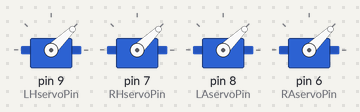
Recording of a sketch running on a simulated Arduino Uno, built with avr-gcc and run on an emulated ATmega328P. Shown: 4 × servo.

Above: at 1.05 s.
At 1.25 s:
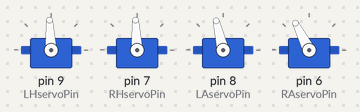
At 1.5 s:
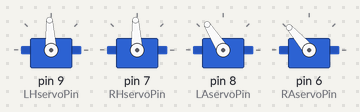
At 2.0 s:
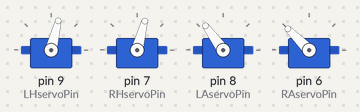
At 2.5 s:
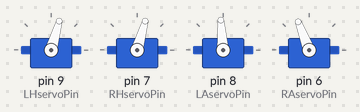
At 3.0 s:
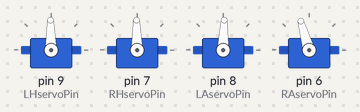
Timing chart, 0 to 5.7 s (numbered marks = the images above):
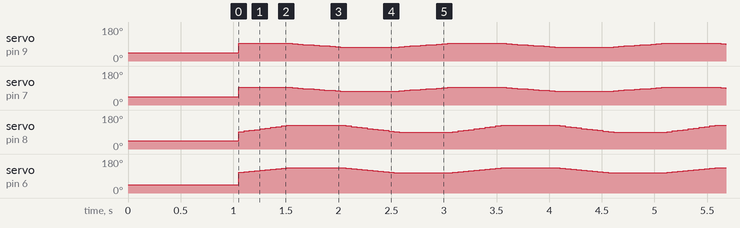

The sketch:

BoBette.ino
```cpp
// (licence header left out)
#include <Servo.h>


//////////////////////////////////////////////////////////////////////////////////////////////////////////////////////////////////////////////
// Servo Pin definitions
//////////////////////////////////////////////////////////////////////////////////////////////////////////////////////////////////////////////
#define RAservoPin 6                       // right ankle servo pin
#define RHservoPin 7                       // right hip servo pin
#define LAservoPin 8                       // left ankle servo pin
#define LHservoPin 9                       // left hip servo pin

#define RAservoIdx 0                       // right ankle servo index in comm buffer
#define RHservoIdx 1                       // right hip servo index in comm buffer
#define LAservoIdx 2                       // left ankle servo index in comm buffer
#define LHservoIdx 3                       // left hip servo index in comm buffer

//////////////////////////////////////////////////////////////////////////////////////////////////////////////////////////////////////////////
// Variables
//////////////////////////////////////////////////////////////////////////////////////////////////////////////////////////////////////////////
Servo RAservo;                              // right ankleservo object
Servo RHservo;                              // right hip servo object
Servo LAservo;                              // left ankleservo object
Servo LHservo;                              // left hip servo object
//////////////////////////////////////////////////////////////////////////////////////////////////////////////////////////////////////////////
// Constants
//////////////////////////////////////////////////////////////////////////////////////////////////////////////////////////////////////////////
const int maximumServoPosition = 2000;   // the maximum pulse duration for the servo shield (2ms pulse)
const int minimumServoPosition = 1000;   // the minimum pulse duration for the servo shield (1ms pulse)
const int centerServoPosition  = 1000;   // the center pulse duration for the servo shield  (1.5ms pulse)
const int numberOfServos             = 4;      // the communication with the control program is expecting 8 servos

/////////////////////////////////////////////////////////////////////////////////////////////////////////////////////
class Action
/////////////////////////////////////////////////////////////////////////////////////////////////////////////////////
{
  /////////////////////////////////////////////////////////////////////////////////////////////////////////////////////
  //  The Action class collects information necessary to perform a sequence of movements.  It allows for intermediate
  //  frames (robot positions) to be generated between key frames on the fly (keeping memory usage low).
  /////////////////////////////////////////////////////////////////////////////////////////////////////////////////////

  /////////////////////////////////////////////////////////////////////////////////////////////////////////////////////
  //Members
  /////////////////////////////////////////////////////////////////////////////////////////////////////////////////////
  public:
    int numberOfFrames;      //total number of frames in the action
    int numberOfKeyFrames;   //number of key frames (this must match the first dimension of the frames array)
    int frameDelay;          //number of milliseconds to wait inbetween each frame during playback
    int frameNumber;         //current frame number during playback
    int* frames;             //pointer to a two dimensional array containing the individual frames

  /////////////////////////////////////////////////////////////////////////////////////////////////////////////////////
  //Methods
  /////////////////////////////////////////////////////////////////////////////////////////////////////////////////////

  /////////////////////////////////////////////////////////////////////////////////////////////////////////////////////
  Action(int setNumberOfKeyFrames, int setNumberOfFrames, int setFrameDelay, void* setFrames)
  /////////////////////////////////////////////////////////////////////////////////////////////////////////////////////
  {
    frames            = (int*)setFrames;
    numberOfKeyFrames = setNumberOfKeyFrames;
    numberOfFrames    = setNumberOfFrames;
    frameDelay        = setFrameDelay;
    frameNumber       = 0;
  }

  /////////////////////////////////////////////////////////////////////////////////////////////////////////////////////
  void NextFrame()
  /////////////////////////////////////////////////////////////////////////////////////////////////////////////////////
  {
    frameNumber++;
    if(frameNumber >= numberOfFrames)
      frameNumber = 0;

    delay(frameDelay);
  }

  /////////////////////////////////////////////////////////////////////////////////////////////////////////////////////
  void GetCurrentFrame(int* frame)
  /////////////////////////////////////////////////////////////////////////////////////////////////////////////////////
  {
     GetFrame(frame, frameNumber);
  }

  /////////////////////////////////////////////////////////////////////////////////////////////////////////////////////
  void GetFrame(int* frame, int targetFrameNumber)
  /////////////////////////////////////////////////////////////////////////////////////////////////////////////////////
  {
    //Compute the frame based on the target frame number.  Remember that this can either be a key frame or an intermediate
    //frame between two key frames.

    //compute the number of intermediate frames between each key frame
    int numberOfIntermediateFrames = numberOfFrames/numberOfKeyFrames;

    //compute the closest key frame before the target frame number
    int sourceKeyFrame = targetFrameNumber/numberOfIntermediateFrames;

    //get the key frame after the source key frame
    int destinationKeyFrame = sourceKeyFrame + 1;
    //wrap around if this is the last frame
    if(destinationKeyFrame >= numberOfKeyFrames)
      destinationKeyFrame = 0;

    //compute mixing percentage between the source and destination key frame
    float percent = (float)(targetFrameNumber - sourceKeyFrame*numberOfIntermediateFrames)/(float)numberOfIntermediateFrames;

    //mix the source and destination key frame to produce the target frame
    GetIntermediateFrame(frames + sourceKeyFrame*numberOfServos, frames + destinationKeyFrame*numberOfServos, percent, frame);
  }

  private:

  //////////////////////////////////////////////////////////////////////////////////////////////////////////////////////////////////////////////
  void GetIntermediateFrame(int* fromState, int* toState, float percent, int* outState)
  //////////////////////////////////////////////////////////////////////////////////////////////////////////////////////////////////////////////
  {
      //update each servo
      for (int servo = 0; servo < numberOfServos; servo++)
      {
        //compute the angles from both the from state and the to state for this servo.
        //remember that the states are stored as 100*angle ... so they need to be converted back into angles
        int source = ((float)fromState[servo]);
        int target = ((float)toState[servo]);

        //the servo angle used is the linear interpolation between the two
        outState[servo] = percent*(target - source) + source;
      }
  }

};


//////////////////////////////////////////////////////////////////////////////////////////////////////////////////////////////////////////////
// Action Frames
//////////////////////////////////////////////////////////////////////////////////////////////////////////////////////////////////////////////
//Joints positions are in degrees * 100 (home position is 60 degrees)
/////////////////////////////////////////////
//JOINT INDEXES
// 0 right ankle
// 1 right hip
// 2 left ankle
// 3 left hip
/////////////////////////////////////////////
int frames[8][4] = {
                      { 6000,  6000,  6000,  6000 },
                      { 9442,  6000, 10740,  6000 },
                      { 9542,  3580, 10740,  3679 },
                      { 6274,  3704,  6362,  3679 },
                      { 6274,  3704,  6362,  3679 },
                      {  960,  3704,  2718,  3679 },
                      { 3006,  6349,  2718,  6997 },
                      { 5476,  6698,  5961,  6523 }
};

int calibration[4] = {1646, 49, -598, 0 };

//////////////////////////////////////////////////////////////////////////////////////////////////////////////////////////////////////////////
// Actions
//////////////////////////////////////////////////////////////////////////////////////////////////////////////////////////////////////////////
Action myAction(4, 40, 50, frames); //the action
Action* currentAction;                //pointer to the current action

//////////////////////////////////////////////////////////////////////////////////////////////////////////////////////////////////////////////
void setup()
//////////////////////////////////////////////////////////////////////////////////////////////////////////////////////////////////////////////
{
  //set the initial action
  currentAction = &myAction;

  //wait for a second to begin (keeps the communication line open in case a new program is being downloaded)
  delay(1000);

  //start up the communication
  Serial.begin(9600);

  //initialize the servos
  initializeServos();
}

//////////////////////////////////////////////////////////////////////////////////////////////////////////////////////////////////////////////
void loop()
//////////////////////////////////////////////////////////////////////////////////////////////////////////////////////////////////////////////
{
  //this is the main update loop for the microcontroller

  //update the current action
  UpdateAction();

  //get the frame from the current action
  int frame[numberOfServos];
  currentAction->GetCurrentFrame(frame);

  //set the servo positions for this frame number
  SetServoPositions(frame);
}

//////////////////////////////////////////////////////////////////////////////////////////////////////////////////////////////////////////////
void UpdateAction()
//////////////////////////////////////////////////////////////////////////////////////////////////////////////////////////////////////////////
{
  //check to see if the robot is walking
  if(currentAction == &myAction)
  {
    // TODO (you) : add some logic for your action here!

    // move to the next frame of the action
    currentAction->NextFrame();
  }
}

//////////////////////////////////////////////////////////////////////////////////////////////////////////////////////////////////////////////
void initializeServos()
//////////////////////////////////////////////////////////////////////////////////////////////////////////////////////////////////////////////
{
  LHservo.attach(LHservoPin);
  RHservo.attach(RHservoPin);
  LAservo.attach(LAservoPin);
  RAservo.attach(RAservoPin);

  ServosSetPosition(LHservoIdx, centerServoPosition);
  ServosSetPosition(RHservoIdx, centerServoPosition);
  ServosSetPosition(LAservoIdx, centerServoPosition);
  ServosSetPosition(RAservoIdx, centerServoPosition);
}

//////////////////////////////////////////////////////////////////////////////////////////////////////////////////////////////////////////////
void  ServosSetPosition(int servo, int pwm)
//////////////////////////////////////////////////////////////////////////////////////////////////////////////////////////////////////////////
{
  switch(servo)
  {
    case LHservoIdx:
      LHservo.write(pwm);
    break;
    case RHservoIdx:
      RHservo.write(pwm);
    break;
    case LAservoIdx:
      LAservo.write(pwm);
    break;
    case RAservoIdx:
      RAservo.write(pwm);
    break;
  }
}

//////////////////////////////////////////////////////////////////////////////////////////////////////////////////////////////////////////////
void SetServoPositions(int* frame)
//////////////////////////////////////////////////////////////////////////////////////////////////////////////////////////////////////////////
{
  //update each servo
  for (int servo = 0; servo < numberOfServos; servo++)
  {
    //the servo angle used is the linear interpolation between the two
    float servoAngle = (frame[servo] + calibration[servo])/100.0f;

    // the servo control shield commands the servos via pulse width modulations, not angles
    // the PWMs range from 1000 (equal to 0 degrees) to 2000 (equal to 120 degrees)
    // so the servo angle needs to be converted to the corresponding PWM range.
    int pwm = (int)(servoAngle/120.0* (float)(maximumServoPosition - minimumServoPosition)) + minimumServoPosition;

    //Set PWM for the servo shield to send out to the servo
    ServosSetPosition(servo, pwm);
  }


}
```

Measured:
- by itself, servo on pin 9 (LHservoPin): repeats every 2.0 s: 91° 0.05 s, 89° 0.05 s, 87° 0.05 s, 85° 0.05 s, 83° 0.05 s, 81° 0.05 s, 80° 0.05 s, 78° 0.05 s, 76° 0.05 s, 74° 0.56 s, 76° 0.05 s, 78° 0.05 s, 80° 0.05 s, 81° 0.05 s, 83° 0.05 s, 85° 0.05 s, 87° 0.05 s, 89° 0.05 s, 91° 0.05 s, 93° 0.56 s
- by itself, servo on pin 7 (RHservoPin): repeats every 2.0 s: 91° 0.05 s, 89° 0.05 s, 87° 0.05 s, 85° 0.05 s, 83° 0.05 s, 81° 0.05 s, 79° 0.05 s, 77° 0.05 s, 75° 0.05 s, 74° 0.56 s, 76° 0.05 s, 78° 0.05 s, 80° 0.05 s, 82° 0.05 s, 84° 0.05 s, 86° 0.05 s, 87° 0.05 s, 89° 0.05 s, 91° 0.05 s, 93° 0.56 s
